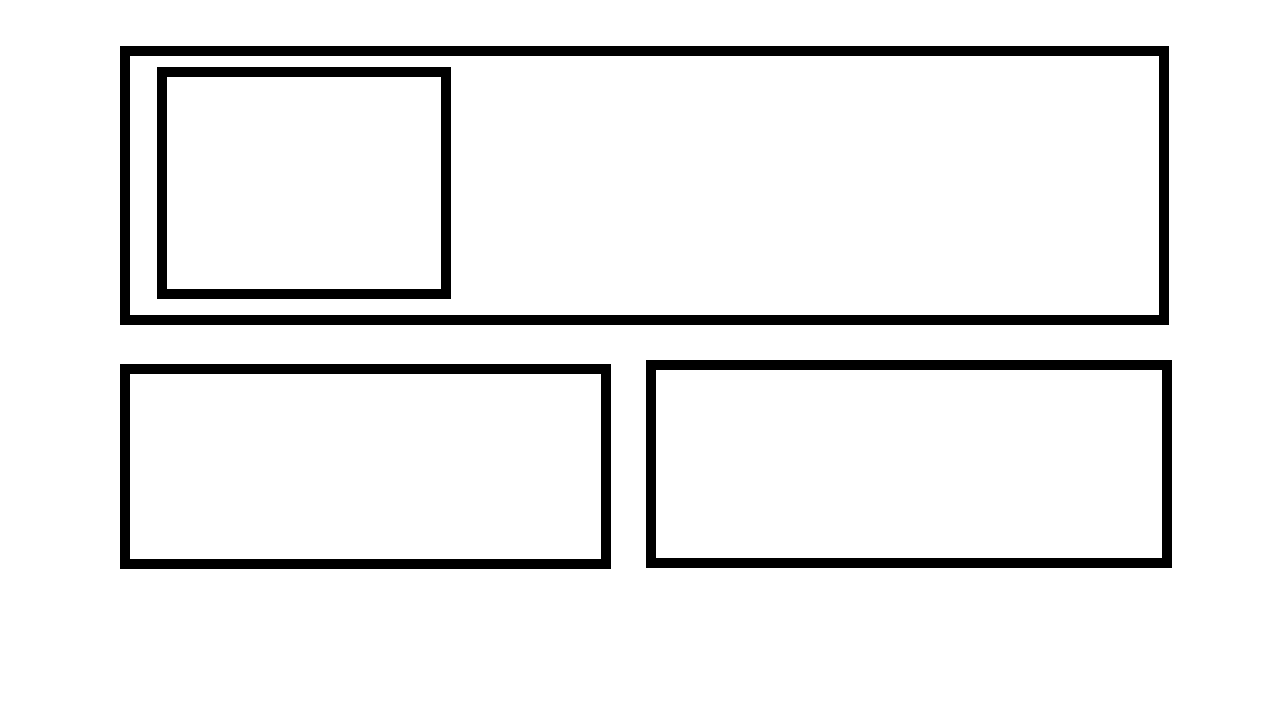
#> input picture wireframe.png, 1280 x 720 px
$ jupyter execute --allow-errors 'HackMIT FindContours.ipynb'   (Python 2 division)   (older library calls are emulated)
#> lines starting #> are read from the running program, lines starting #| are printed output that depends on the picture; after the words box and inside, x2 and y2 are one past the last pixel; in counts of white or black regions, pixels touching at a corner belong together
### ParseTree.py
import heapq
import cgi
import HTMLParser
import matplotlib.pyplot as plt
#import tesseract
import cv2
import cv2.cv as cv
import Image
import pyocr
import pyocr.builders
import pyocr.cuneiform

class Enum(set):
    def __getattr__(self, name):
        if name in self:
            return name
        raise AttributeError

VisualType = Enum(["DIV",
                   "TEXT",
                   "HEADER1",
                   "HEADER2",
                   "HEADER3",
                   "HEADER4",
                   "HEADER5",
                   "HEADER6",
                   "HEADER",
                   "IMAGE",
                   "VIDEO",
                   "AUDIO",
                   "FORM",
                   "LABEL",
                   "INPUTTEXT",
                   "INPUTPASSWORD",
                   "INPUTCHECKBOX",
                   "INPUTRADIOBUTTON",
                   "BUTTON",
                   "BUTTONSUBMIT",
                   "SELECT",
                   "TEXTAREA",
                   "IMAGEDIV",
                   "LIST",
                   "LISTELEMENT"])

ContourNodeToVisualType = {
    "C":"DIV",
    "T":"TEXT",
    "1":"HEADER1",
    "2":"HEADER2",
    "3":"HEADER3",
    "4":"HEADER4",
    "5":"HEADER5",
    "6":"HEADER6",
    "H":"HEADER",
    "I":"IMAGE",
    "V":"VIDEO",
    "A":"AUDIO",
    "F":"FORM",
    "L":"LABEL",
    "U":"INPUTTEXT",
    "P":"INPUTPASSWORD",
    "O":"INPUTCHECKBOX",
    "R":"INPUTRADIOBUTTON",
    "B":"BUTTON",
    "S":"BUTTONSUBMIT",
    "E":"SELECT",
    "X":"TEXTAREA",
    "M":"IMAGEDIV",
    "K":"LIST",
    "N":"LISTELEMENT"
}

class RelativeBoundingBox(object):
    # [5 lines left out: function __init__, not called in this run]

    def __lt__(self,other):
        return (self.offsetY,self.offsetX) < (other.offsetY,other.offsetX)

class VisualNode(object):
    # [7 lines left out: function __init__, not called in this run]

    def isRoot(self):
        return self.parent == None

    # [11 lines left out: functions addNewChild, addChild, not called in this run]

    def __lt__(self,other):
        return self.boundingBox < other.boundingBox

# [36 lines left out: function ContourToVisualTree, not called in this run]


class HTMLNode(object):
    # [16 lines left out: functions __init__, strChildren, not called in this run]

    def strTag(self):
        return "%s"

    # [11 lines left out: function __str__, not called in this run]

class HTMLDivNode(HTMLNode):
    def strTag(self):
        return "<div %s>%s</div>"

class HTMLTextNode(HTMLNode):
    def strTag(self):
        return "Lorem Ipsum"

class HTMLH1Node(HTMLNode):
    def strTag(self):
        return "<h1 %s>Lorem Ipsum</h1>"

class HTMLH2Node(HTMLNode):
    def strTag(self):
        return "<h2 %s>Lorem Ipsum</h2>"

class HTMLH3Node(HTMLNode):
    def strTag(self):
        return "<h3 %s>Lorem Ipsum</h3>"

class HTMLH4Node(HTMLNode):
    def strTag(self):
        return "<h4 %s>Lorem Ipsum</h4>"

class HTMLH5Node(HTMLNode):
    def strTag(self):
        return "<h5 %s>Lorem Ipsum</h5>"

class HTMLH6Node(HTMLNode):
    def strTag(self):
        return "<h6 %s>Lorem Ipsum</h6>"

class HTMLHeaderNode(HTMLNode):
    def strTag(self):
        return "<header %s>%s</header>"

class HTMLImageNode(HTMLNode):
    def strTag(self):
        src = "http://lorempixel.com/%s/%s/cats" % (self.boundingBox.width, self.boundingBox.height)
        return "<img src='" + src  + "' %s></img>"

class HTMLVideoNode(HTMLNode):
    def strTag(self):
        src = "http://media.w3.org/2010/05/bunny/movie.ogv"
        return "<video src='" + src  + "' controls %s>%s</video>"

class HTMLAudioNode(HTMLNode):
    def strTag(self):
        src = "http://media.w3.org/2010/07/bunny/04-Death_Becomes_Fur.oga"
        return "<audio src='" + src  + "' controls %s>%s</audio>"

class HTMLFormNode(HTMLNode):
    def strTag(self):
       return "<form %s>%s</form>"

class HTMLLabelNode(HTMLNode):
    def strTag(self):
        return "<label %s>Lorem</label>"

class HTMLInputTextNode(HTMLNode):
    def strTag(self):
        return "<input type='text' %s>"

class HTMLInputPasswordNode(HTMLNode):
    def strTag(self):
        return "<input type='password' %s>"

class HTMLInputCheckboxNode(HTMLNode):
    def strTag(self):
        return "<input type='checkbox' %s>"

class HTMLInputRadioButtonNode(HTMLNode):
    def strTag(self):
        return "<input type='radiobutton' %s>"

class HTMLButtonNode(HTMLNode):
    def strTag(self):
        return "<button type='button' %s>Click</button>"

class HTMLButtonSubmitNode(HTMLNode):
    def strTag(self):
        return "<button type='submit' value='submit' %s>Submit</button>"

class HTMLSelectNode(HTMLNode):
    def strTag(self):
        return "<select %s><option value='foo'>foo</option><option value='bar'>bar</option><option value='choo'>choo</option></select>"

class HTMLTextAreaNode(HTMLNode):
    def strTag(self):
        return "<textarea %s></textarea>"

class HTMLImageDivNode(HTMLNode):
    def strTag(self):
        src = "http://lorempixel.com/%s/%s/city" % (self.boundingBox.width, self.boundingBox.height)
        return "<div style='background-image: url(\"" + src  + "\")' %s>%s</div>"

class HTMLListNode(HTMLNode):
    def strTag(self):
        return "<ul %s>%s</ul>"

class HTMLListElementNode(HTMLNode):
    def strTag(self):
        return "<li %s>Lorem Ipsum</li>"

class HTMLTree(object):
    # [5 lines left out: function __init__, not called in this run]

    def __str__(self):
        return str(self.rootBodyNode)

class HTMLGenerator(object):
    def __init__(self):
        pass
    def Generate(self,htmlTree):
        pass

# [6 lines left out: function HTMLGenerate, not called in this run]

VisualToHTMLMap =  {
    VisualType.DIV: HTMLDivNode,
    VisualType.TEXT: HTMLTextNode,
    VisualType.HEADER1: HTMLH1Node,
    VisualType.HEADER2: HTMLH2Node,
    VisualType.HEADER3: HTMLH3Node,
    VisualType.HEADER4: HTMLH4Node,
    VisualType.HEADER5: HTMLH5Node,
    VisualType.HEADER6: HTMLH6Node,
    VisualType.HEADER: HTMLHeaderNode,
    VisualType.IMAGE: HTMLImageNode,
    VisualType.VIDEO: HTMLVideoNode,
    VisualType.AUDIO: HTMLAudioNode,
    VisualType.FORM: HTMLFormNode,
    VisualType.LABEL: HTMLLabelNode,
    VisualType.INPUTTEXT: HTMLInputTextNode,
    VisualType.INPUTPASSWORD: HTMLInputPasswordNode,
    VisualType.INPUTCHECKBOX: HTMLInputCheckboxNode,
    VisualType.INPUTRADIOBUTTON: HTMLInputRadioButtonNode,
    VisualType.BUTTON: HTMLButtonNode,
    VisualType.BUTTONSUBMIT: HTMLButtonSubmitNode,
    VisualType.SELECT: HTMLSelectNode,
    VisualType.TEXTAREA: HTMLTextAreaNode,
    VisualType.IMAGEDIV: HTMLImageDivNode,
    VisualType.LIST: HTMLListNode,
    VisualType.LISTELEMENT: HTMLListElementNode
}

### HackMIT FindContours.ipynb
[cell 1]
import cv2
import os
import math
import numpy as np
import matplotlib.pyplot as plt
import random as rnd
import tesseract
import BasicHTMLGenerator
import ParseTree
import tesseract

[cell 2]
class FirstDraft:
    def __init__(self):
        Logger._level = Logger.DEBUG
        self.marginoferrorweight =7
    @classmethod
    def findContours(self,edg):
        temp = []
        cont = []
        contours, hir = cv2.findContours(edg, cv2.RETR_TREE, cv2.CHAIN_APPROX_SIMPLE)

        Z = zip(contours,hir[0])
        noneable = lambda x: x == None
        for i,z in enumerate(Z) :
            if(noneable(z[0])):
                continue
            c = z[0]
            b = cv2.boundingRect(c)
            if cv2.contourArea(c)>500:
                x,y,w,h = cv2.boundingRect(c)
                for i2,z2 in enumerate(Z[i+1:]):
                    if(noneable(z2[0])):
                        continue
                    ri2 = i+1+i2
                    c2 = z2[0]
                    x2,y2,w2,h2 = cv2.boundingRect(c2)
                    if(abs(x-x2)<15 and abs(y2-y)<15 and abs(h-h2)<15 and abs(w-w2)<15):
                        Z[ri2] = (None,z2[1][3])
                #Z[i]=(None,z[1][3])
        trueHeir = {}
        if 1:
            for i,z in enumerate(Z):
                if(noneable(z[0])):
                    continue
                parent = z[1][3]
                if parent < 0:
                    continue
                #print parent, Z[parent]
                count = 0
                while(parent >= 1 and noneable(Z[parent][0])):
                    #print parent, Z[parent]
                    parent = Z[parent][1]
                    count+=1
                    assert(count<10)
                if parent in trueHeir:
                    trueHeir[parent].append(i)
                else:
                    trueHeir[parent] = [i]

        return contours, trueHeir
    @classmethod
    def processImage( self, imgfile ) :
#> called with imgfile = 'wireframe.png'
        src = cv2.imread(imgfile);
#> src is the input picture: shape (720, 1280, 3); 93% white; 4 black regions, box (x1, y1, x2, y2) and area: (120, 46, 1169, 325) 26160, (646, 360, 1172, 568) 14280, (120, 364, 611, 569) 13520, (157, 67, 451, 299) 10120


        finalimg = src.copy()
        gray = cv2.cvtColor(src, cv2.COLOR_BGR2GRAY) # convert to grayscale
        edges = cv2.cvtColor(src, cv2.COLOR_BGR2GRAY)
        cont = cv2.cvtColor(gray, cv2.COLOR_GRAY2BGR)
        #cv2.multiply(gray, 2, gray)


        #    /---- doing threshold filtering ----
        #ray = cv2.GaussianBlur(gray, (5, 5), 0)

        #    \------finished with contours
        kernel = cv2.getStructuringElement(cv2.MORPH_CROSS,(3,3))
        gray=cv2.erode(gray,kernel)
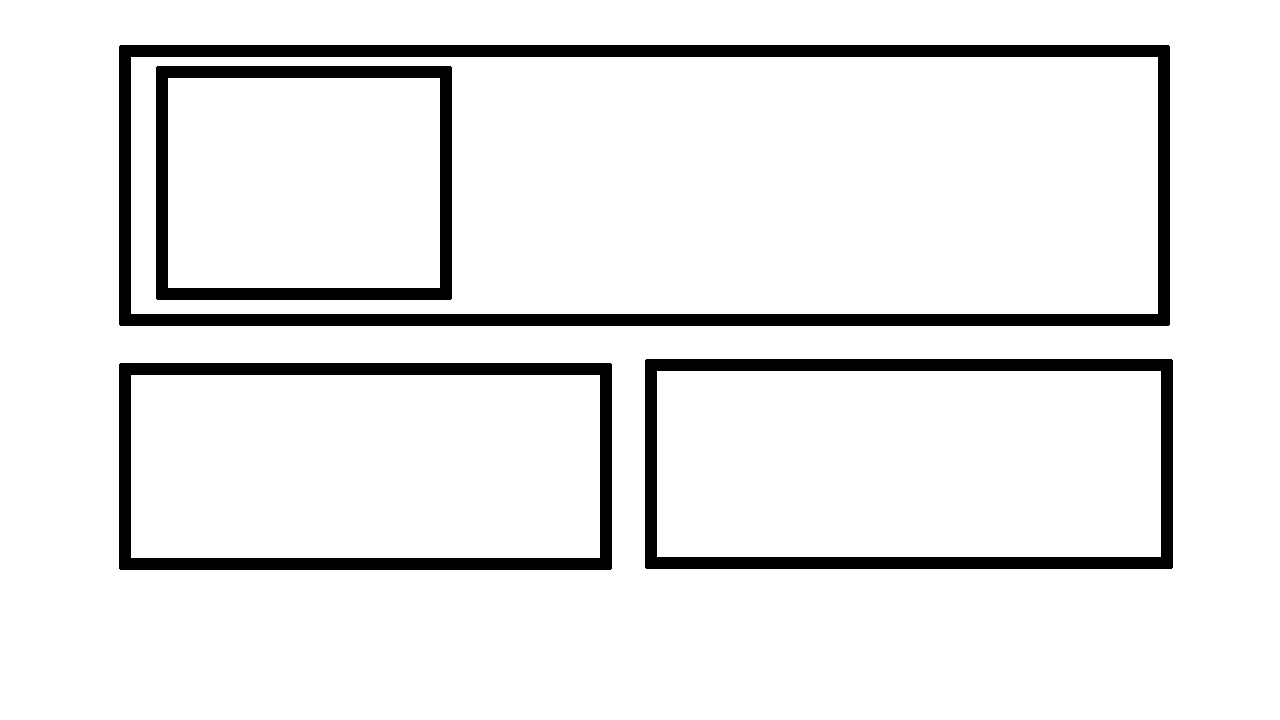
#> gray: shape (720, 1280); 91.7% white; 4 black regions, box (x1, y1, x2, y2) and area: (119, 45, 1170, 326) 31388, (645, 359, 1173, 569) 17132, (119, 363, 612, 570) 16220, (156, 66, 452, 300) 12140
        gray=cv2.dilate(gray,kernel)
#> gray: shape (720, 1280); 93% white; 4 black regions

        #    /---- canny edge filtering ----


        mix1 = cv2.add(gray, edges) #construct red channel
        mix2 = cv2.subtract(gray, edges) # constuct blue, green channel
#> mix2: shape (720, 1280); every value is 0
        color = cv2.merge([mix2, mix2, mix1])
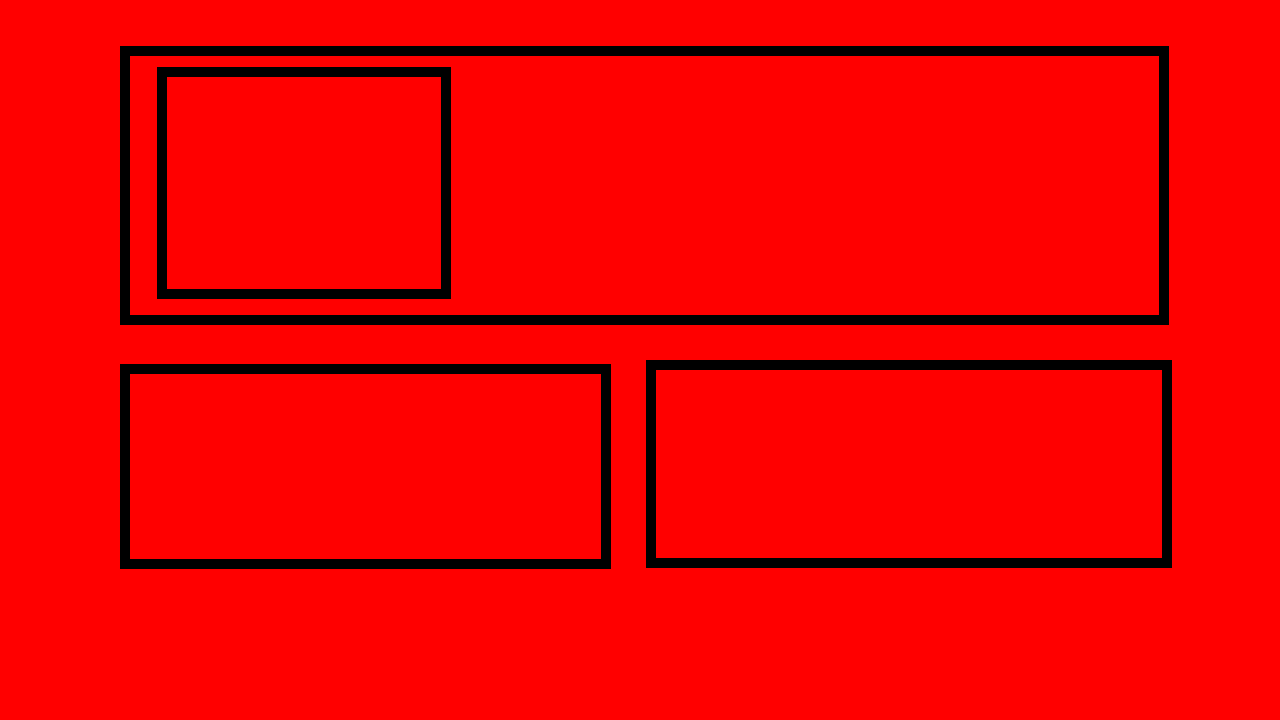
#> color: shape (720, 1280, 3); mean of channels 0, 1, 2 0, 0, 237.3; drawn as B, G, R
        #    \------finished canny


        #    /---- debugs contours ----/
        contimg = finalimg.copy()
        contours, hir = self.findContours(gray)
#> in findContours, `contours, hir = cv2.findContours(edg, cv2.RETR_TREE, cv2.CHAIN_APPROX_..`: contours = 9 contours; largest, box (x1, y1, x2, y2) and area: (0, 0, 1280, 720) 919601, (119, 45, 1170, 326) 293998, (130, 56, 1159, 315) 265222, (645, 359, 1173, 569) 110141, (119, 363, 612, 570) 101350; hir = [[-1, -1, 1, -1], [3, -1, 2, 0], [-1, -1, -1, 1], [5, 1, 4, 0], [-1, -1, -1, 3], [-1, 3, 6, 0], [-1, -1, 7, 5], [-1, -1, 8, 6], [-1, -1, -1, 7]]
#> in findContours, `Z = zip(contours,hir[0])`: Z = 9 items
#> the loop in findContours, `for i,z in enumerate(Z) :` made 1 pass

        for i, c in enumerate(contours):
            linecolor  = (0,100, 100)
            cv2.drawContours(contimg, contours, i, linecolor, 3)


        #crops the image and fills croppedImage array
        croppedImages = []
        cutoutimg = finalimg.copy()
        for i, cnt in enumerate(contours):

            approx = cv2.approxPolyDP(cnt,0.01*cv2.arcLength(cnt,True),True)
            # mask (of course replace corners with yours)
            mask = np.zeros(cutoutimg.shape, dtype=np.uint8)
            white = (255, 255, 255)
            cv2.fillConvexPoly(mask, approx, white)

            # apply the mask
            masked_image = cv2.bitwise_and(cutoutimg, mask)
            x,y,w,h = cv2.boundingRect(cnt)
            crop = masked_image[y:y+h,x:x+w]
            croppedImages.append(crop)
        return contours, hir, croppedImages,contimg

class ContourNode:
    def __init__(self, contour):
        self.contour = contour
        self.children = []
    def addChild(self, cnode):
        self.children.append(cnode)
def dictParse(contourArray, indicesDict, index):

    thisnode = ContourNode(contourArray[index])
    if(indicesDict.has_key(index)):
        for childNode in indicesDict[index]:
                thisnode.addChild(dictParse(contourArray, indicesDict, childNode))
    return thisnode

$ run again, with testimage3.png copied over wireframe.png
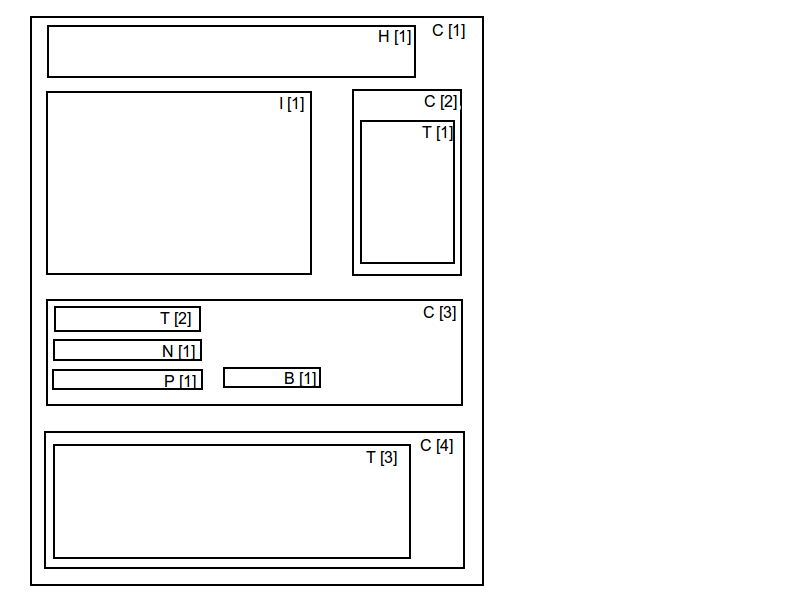
#> input picture testimage3.png, 800 x 600 px
#> in processImage, src is the input picture: shape (600, 800, 3); mean B, G, R 244.5, 244.5, 244.5
#> in processImage, `gray=cv2.erode(gray,kernel)`:
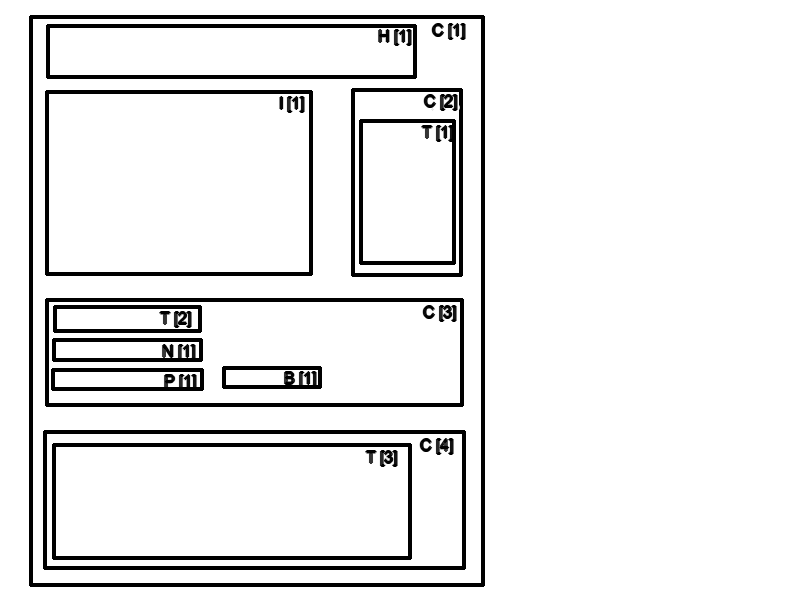
#> gray: shape (600, 800); min 0, max 255, mean 233.9
#> mix2: shape (600, 800); every value is 0
#> in processImage, `color = cv2.merge([mix2, mix2, mix1])`:
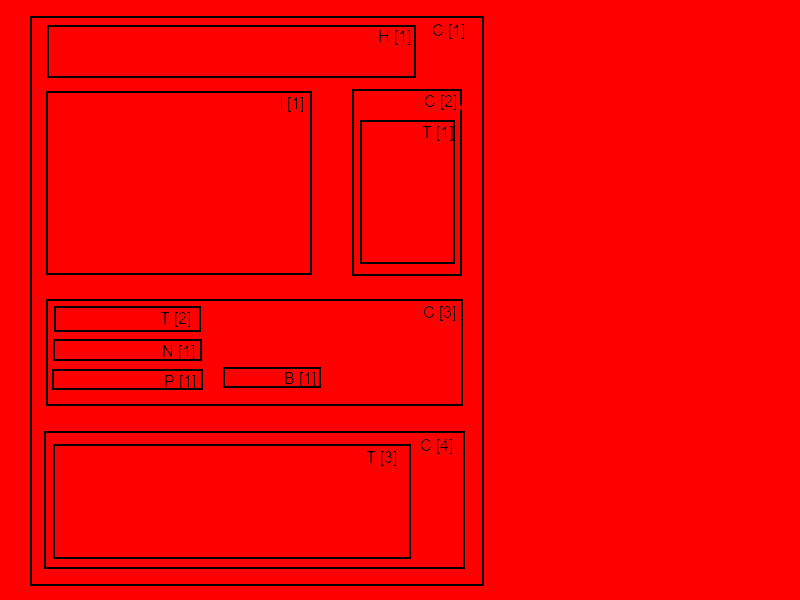
#> color: shape (600, 800, 3); mean of channels 0, 1, 2 0, 0, 244.8; drawn as B, G, R
#> contours = 105 contours, 80 with area under 20; largest, box (x1, y1, x2, y2) and area: (0, 0, 800, 600) 478601, (29, 15, 485, 587) 259803, (32, 18, 482, 584) 253683, (43, 430, 466, 570) 58656, (46, 433, 463, 567) 55326; hir = 105 rows, first 6: [-1, -1, 1, -1], [-1, -1, 2, 0], [-1, -1, 3, 1], [25, -1, 4, 2], [-1, -1, 5, 3], [6, -1, -1, 4]
#> Z = 105 items
#> the loop in findContours, `for i,z in enumerate(Z) :` made 1 pass
#> z on pass 1: ([[0, 0], [0, 599], [799, 599], [799, 0]], [-1, -1, 1, -1])
